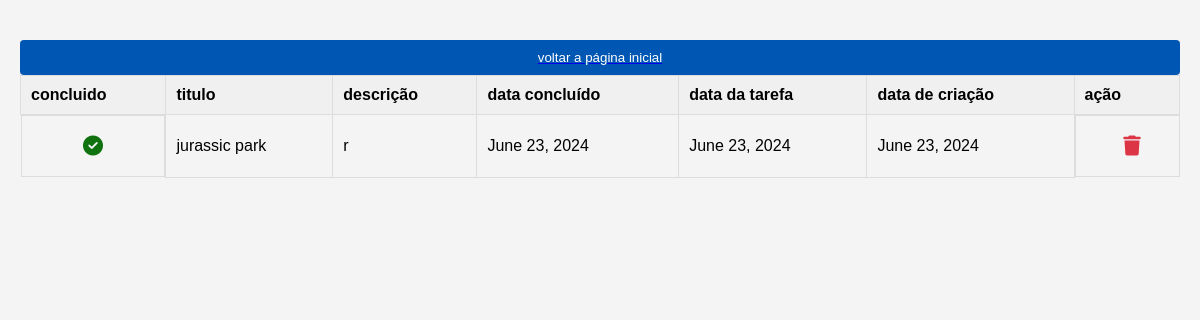
The page /tarefa/ on the database as committed earlier.
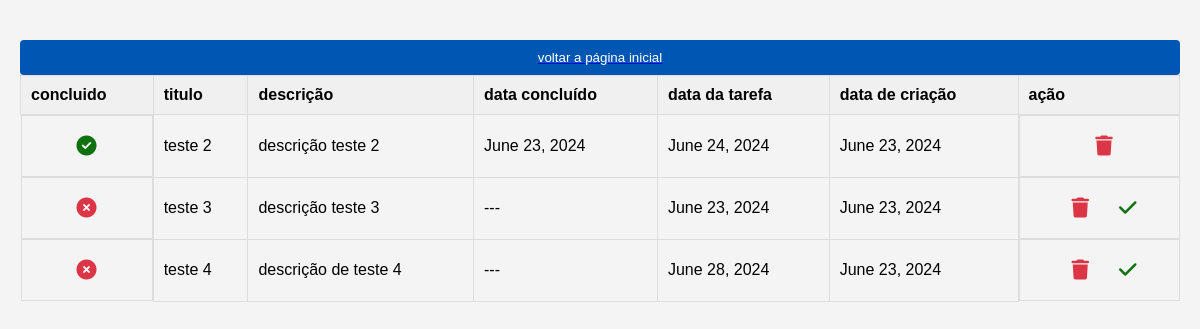
The same page on the database as committed later.
### ListApp/models.py (models this page shows, shortened)
class Tarefa(models.Model):
    titulo = models.CharField(max_length = 55)
    descricao = models.TextField()
    data_criacao = models.DateField(auto_now_add = True)
    data_tarefa = models.DateField(auto_now_add = False)
    data_concluido = models.DateField(null=True)
    concluida = models.BooleanField(default = False)

### ListApp/views.py (the view)
# urls.py: path('tarefa/',views.view_tarefa,name='tarefa'),
def view_tarefa(request):
    tarefa = Tarefa.objects.all()
    return render(request,'viewtarefa.html',{'contexto':tarefa})

### ListApp/templates/viewtarefa.html (shortened to what this page needs)
<!DOCTYPE html>
<html lang="pt-br">
<head>
    <link rel="stylesheet" href="https://cdnjs.cloudflare.com/ajax/libs/font-awesome/6.1.1/css/all.min.css">
</head>
<body>
    <a href="{% url 'home' %}"><button>voltar a página inicial</button></a>
    <table>
        <thead>
            <tr>
                <th>concluido</th>
                <th>titulo</th>
                <th>descrição</th>
                <th>data concluído</th>
                <th>data da tarefa</th>
                <th>data de criação</th>
                <th>ação</th>
            </tr>
        </thead>
        <tbody>
            {% for tarefa in contexto %}
            <tr>
                {% if tarefa.concluida %}
                <td class="action-buttons">
                    <button class="conf-btn">
                        <i class="fas fa-check-circle"></i>
                    </button>
                </td>
                {% else %}
                <td class="action-buttons">
                    <button class="delete-btn">
                        <i class="fas fa-times-circle"></i>
                    </button>
                </td>
                {% endif %}
                <td>{{ tarefa.titulo }}</td>
                <td>{{ tarefa.descricao }}</td>
                {% if tarefa.concluida %}
                <td>
                    {{ tarefa.data_concluido }}
                </td>
                {% else %}
                <td>
                    ---
                </td>
                {% endif %}
                <td>{{ tarefa.data_tarefa }}</td>
                <td>{{ tarefa.data_criacao }}</td>
                <td class="action-buttons">
                    <form action="{% url 'delete' tarefa.id %}">
                        <button class="delete-btn" title="Excluir">
                            <i class="fas fa-trash"></i>
                        </button>
                    </form>
                    {% if not tarefa.concluida %}
                    <form action="{% url 'concluido' tarefa.id %}" method="post">
                        <button class="conf-btn" title="confirmar">
                            <i class="fas fa-check"></i>
                        </button>
                    </form>
                    {% endif %}
                </td>
            </tr>
            {% endfor %}
        </tbody>
    </table>
</body>
</html>

Rows that differ between the two databases and show on the page:
removed Tarefa: concluida True (drawn), titulo "jurassic park", descricao "r", data_concluido "June 23, 2024", data_tarefa "June 23, 2024", data_criacao "June 23, 2024"
added Tarefa: concluida True (drawn), titulo "teste 2", descricao "descrição teste 2", data_concluido "June 23, 2024", data_tarefa "June 24, 2024", data_criacao "June 23, 2024"
added Tarefa: concluida False (drawn), titulo "teste 3", descricao "descrição teste 3", data_tarefa "June 23, 2024", data_criacao "June 23, 2024"
added Tarefa: concluida False (drawn), titulo "teste 4", descricao "descrição de teste 4", data_tarefa "June 28, 2024", data_criacao "June 23, 2024"
